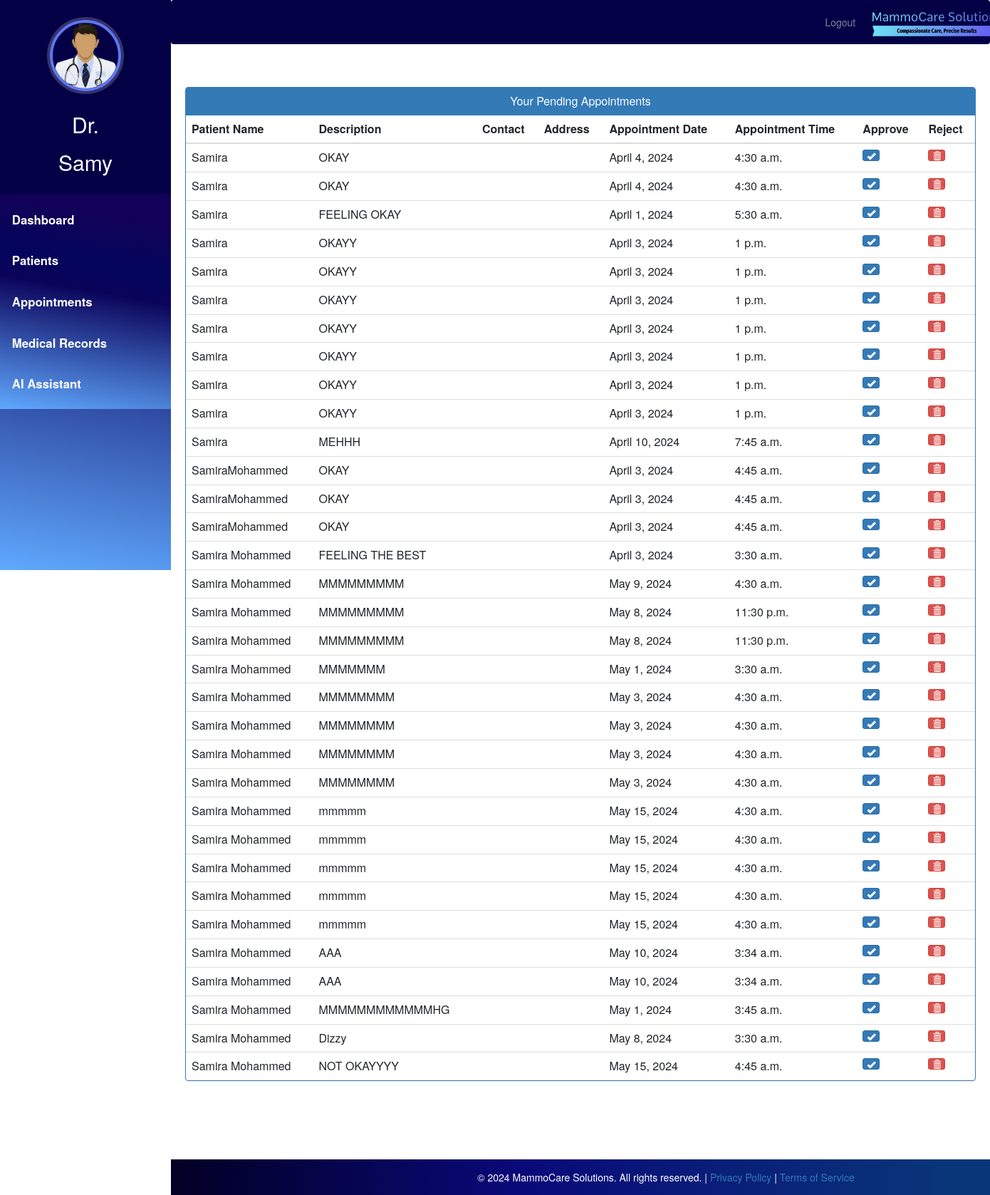
The app's page /doctor-view-appointment (signed in) with its own data.
### hospital/models.py (models this page shows, shortened)
class Doctor(models.Model):
    user=models.OneToOneField(User,on_delete=models.CASCADE)
    profile_pic= models.ImageField(upload_to='profile_pic/DoctorProfilePic/', null=True,blank=True)
    address = models.CharField(max_length=40)
    mobile = models.CharField(max_length=20,null=True)
    department= models.CharField(max_length=50, default='Oncologist')
    status=models.BooleanField(default=False)

class Appointment(models.Model):
    patientId=models.PositiveIntegerField(null=True)
    doctorId=models.PositiveIntegerField(null=True)
    patientName=models.CharField(max_length=40,null=True)
    doctorName=models.CharField(max_length=40,null=True)
    appointmentDate=models.DateField(null=False)
    appointmentTime=models.TimeField(null=False)
    description=models.TextField(max_length=500)
    status=models.BooleanField(default=False)

### hospital/views.py (the view)
# urls.py: path('doctor-view-appointment', views.doctor_view_appointment_view,name='doctor-view-appointment'),
@login_required(login_url='doctorlogin')
@user_passes_test(is_doctor)
def doctor_view_appointment_view(request):
    doctor=models.Doctor.objects.get(user_id=request.user.id) # for profile picture of doctor in sidebar
    appointments=models.Appointment.objects.all().filter(status=False, doctorId=request.user.id) #
    patientid=[]
    for a in appointments:
        patientid.append(a.patientId)
    patients=models.Patient.objects.all().filter(status=True, user_id__in=patientid) #
    print("Length of appointments:", len(appointments))
    print("Length of patients:", len(patients))
    appointments_with_patients = appointments
    return render(request,'hospital/doctor_view_appointment.html',{'appointments_with_patients':appointments_with_patients,'doctor':doctor})

### hospital/views.py (called while the page is built)
def is_doctor(user):
    return user.groups.filter(name='DOCTOR').exists()

### templates/hospital/doctor_view_appointment.html (shortened to what this page needs)
{% extends 'hospital/doctor_base.html' %}
{% block content %}
{%load static%}
<head>
  <link href="//netdna.bootstrapcdn.com/bootstrap/3.0.0/css/bootstrap.min.css" rel="stylesheet" id="bootstrap-css">
</head>
<div class="container">
  <div class="panel panel-primary">
    <div class="panel-heading">
      <h6 class="panel-title">Your Pending Appointments</h6>
    </div>
    <table class="table table-hover" id="dev-table">
      <thead>
        <tr>
          <th>Patient Name</th>
          <th>Description</th>
          <th>Contact</th>
          <th>Address</th>
          <th>Appointment Date</th>
          <th>Appointment Time</th>
          <th>Approve</th>
          <th>Reject</th>
        </tr>
      </thead>
      {% for appointment in appointments_with_patients %}
      <tr>
        <td>{{appointment.patientName}}</td>
        <td>{{ appointment.description}}</td>
        <td>{{patient.mobile}}</td>
        <td>{{patient.address}}</td>
        <td>{{appointment.appointmentDate}}</td>
        <td>{{appointment.appointmentTime}}</td>
        <td><a class="btn btn-primary btn-xs" href="{% url 'doctor_approve_appointment' appointment.id %}"><span class="glyphicon glyphicon-ok"></span></a></td>
        <td><a class="btn btn-danger btn-xs" href="{% url 'doctor_reject_appointment' appointment.id %}"><span class="glyphicon glyphicon-trash"></span></a></td>
      </tr>
      {% endfor %}
    </table>
  </div>
</div>
<div class="footer-container">
  <footer>
    <div class="footer-content">
      <p>
        &copy; 2024 MammoCare Solutions. All rights reserved. | <a href="/privacy_policy">Privacy Policy</a> | <a href="/terms">Terms of Service</a>
      </p>
    </div>
  </footer>
</div>
{% endblock content %}

### templates/hospital/doctor_base.html (shortened to what this page needs)
{% load static %}
<html lang="en">
<head>
  <link rel="stylesheet" href="https://stackpath.bootstrapcdn.com/bootstrap/4.3.1/css/bootstrap.min.css">
  <link rel="stylesheet" href="https://maxcdn.bootstrapcdn.com/font-awesome/4.7.0/css/font-awesome.min.css">
</head>
<body>
  <nav class="menu" tabindex="0">
    <header class="avatar">
      <div style="display: inline-block;">
        <img src="{% static doctor.profile_pic.url %}" alt="Profile Pic" />
        <br><br>
        <h6 style="color: white; font-size: 30px;">Dr.</h6>
      </div>
      <h2>{{ request.user.first_name }}</h2>
    </header>
    <ul>
      <li tabindex="0" class="icon-dashboard"><a href="/doctor-dashboard">Dashboard</a></li>
      <li tabindex="0" class="icon-users"><a href="/doctor-patient">Patients</a></li>
      <li tabindex="0" class="icon-calendar"><a href="/doctor-appointment">Appointments</a></li>
      <li tabindex="0" class="icon-records"><a href="/doctor-medical-records">Medical Records</a></li>
      <li tabindex="0" class="icon-calendar"><a href="/assistant">AI Assistant</a></li>
    </ul>
  </nav>
  <main>
    <div class="bs-example">
      <nav class="navbar navbar-expand-md navbar-dark fixed-top" style="background:#040046;">
        <div class="navbar-nav" style=" margin-left: 80%;">
          <a href="/index" class="nav-item nav-link">Logout</a>
        </div>
        <a href="/admin-dashboard" class="navbar-brand">
          <img src="{% static 'images/mammocare-logo.jpeg' %}" alt="Logo" height="40" style="margin-top: -7px;">
        </a>
      </nav>
    </div>
    <br><br>
    {% block content %}
    {% endblock content %}
    <br><br><br><br><br><br><br>
    <footer>
      <br>
      <div class="container">
      </div>
    </footer>
  </main>
</body>
</html>

### templates/hospital/doctor_base.html (style rules this page uses)
body { padding-left: 240px; margin-top: 50px; }
.menu { background: rgb(2,0,36); background: linear-gradient(10deg, rgba(2,0,36,1) 0%, rgba(95,169,255,1) 0%, rgba(11,3,90,1) 55%, rgba(4,5,92,1) 66%, rgba(18,1,88,0.9568160027682948) 87%); height: 100vh; width: 240px; position: fixed; top: 0px; left: 0; z-index: 5; outline: none; transition: left 0.3s; }
.menu .avatar { background: #040046; padding: 2em 0.5em; text-align: center; }
.menu .avatar img { width: 100px; height: 100px; border-radius: 50%; overflow: hidden; border: 4px solid #5f77f0; box-shadow: 0 0 0 4px rgba(255, 255, 255, 0.2); }
.menu .avatar h2 { font-weight: normal; margin-bottom: 0; color: #fff; margin-top: 10px; }
.menu ul { list-style: none; padding: 0.5em 0; margin: 0; background: rgb(2,0,36); background: linear-gradient(10deg, rgba(2,0,36,1) 0%, rgba(95,169,255,1) 0%, rgba(11,3,90,1) 55%, rgba(4,5,92,1) 66%, rgba(18,1,88,0.9568160027682948) 87%); }
.menu ul li { padding: 1em; font-size: 1.2em; font-weight: bold; transition: background-color 0.3s ease; }
.menu ul li a { color: #fff; text-decoration: none; }
footer { padding: 0px 0px 0px 0px; background: rgb(2, 0, 36); background: linear-gradient(90deg, rgba(2, 0, 36, 1) 0%, rgba(9, 9, 121, 1) 35%, rgba(9, 53, 121, 1) 78%); margin: 0px; position: absolute; bottom: 0; width: 100%; height: 50px; text-align: center; }

### templates/hospital/doctor_view_appointment.html (style rules this page uses)
a:link { text-decoration: none; }
h6 { text-align: center; }
footer { padding: 0px 0px; background: rgb(2, 0, 36); background: linear-gradient(90deg, rgba(2, 0, 36, 1) 0%, rgba(9, 9, 121, 1) 35%, rgba(9, 53, 121, 1) 78%); position: fixed; margin: 0px; width: 100%; height: 50px; color: white; z-index: 0; }
footer p { margin: 5px 0; font-size: 14px; }
.footer-container { position: fixed; width: 100%; z-index: 1001; }
.footer-content { padding: 10px 0; bottom: 0px; }

### records on screen
Doctor: profile_pic (picture)
Appointment: patientName "Samira", description "OKAY", appointmentDate "April 4, 2024", appointmentTime "4:30 a.m."
Appointment: patientName "Samira", description "OKAY", appointmentDate "April 4, 2024", appointmentTime "4:30 a.m."
Appointment: patientName "Samira", description "FEELING OKAY", appointmentDate "April 1, 2024", appointmentTime "5:30 a.m."
Appointment: patientName "Samira", description "OKAYY", appointmentDate "April 3, 2024", appointmentTime "1 p.m."
Appointment: patientName "Samira", description "OKAYY", appointmentDate "April 3, 2024", appointmentTime "1 p.m."
Appointment: patientName "Samira", description "OKAYY", appointmentDate "April 3, 2024", appointmentTime "1 p.m."
Appointment: patientName "Samira", description "OKAYY", appointmentDate "April 3, 2024", appointmentTime "1 p.m."
Appointment: patientName "Samira", description "OKAYY", appointmentDate "April 3, 2024", appointmentTime "1 p.m."
Appointment: patientName "Samira", description "OKAYY", appointmentDate "April 3, 2024", appointmentTime "1 p.m."
Appointment: patientName "Samira", description "OKAYY", appointmentDate "April 3, 2024", appointmentTime "1 p.m."
Appointment: patientName "Samira", description "MEHHH", appointmentDate "April 10, 2024", appointmentTime "7:45 a.m."
Appointment: patientName "SamiraMohammed", description "OKAY", appointmentDate "April 3, 2024", appointmentTime "4:45 a.m."
Appointment: patientName "SamiraMohammed", description "OKAY", appointmentDate "April 3, 2024", appointmentTime "4:45 a.m."
Appointment: patientName "SamiraMohammed", description "OKAY", appointmentDate "April 3, 2024", appointmentTime "4:45 a.m."
Appointment: patientName "Samira Mohammed", description "FEELING THE BEST", appointmentDate "April 3, 2024", appointmentTime "3:30 a.m."
Appointment: patientName "Samira Mohammed", description "MMMMMMMMM", appointmentDate "May 9, 2024", appointmentTime "4:30 a.m."
Appointment: patientName "Samira Mohammed", description "MMMMMMMMM", appointmentDate "May 8, 2024", appointmentTime "11:30 p.m."
Appointment: patientName "Samira Mohammed", description "MMMMMMMMM", appointmentDate "May 8, 2024", appointmentTime "11:30 p.m."
Appointment: patientName "Samira Mohammed", description "MMMMMMM", appointmentDate "May 1, 2024", appointmentTime "3:30 a.m."
Appointment: patientName "Samira Mohammed", description "MMMMMMMM", appointmentDate "May 3, 2024", appointmentTime "4:30 a.m."
Appointment: patientName "Samira Mohammed", description "MMMMMMMM", appointmentDate "May 3, 2024", appointmentTime "4:30 a.m."
Appointment: patientName "Samira Mohammed", description "MMMMMMMM", appointmentDate "May 3, 2024", appointmentTime "4:30 a.m."
Appointment: patientName "Samira Mohammed", description "MMMMMMMM", appointmentDate "May 3, 2024", appointmentTime "4:30 a.m."
Appointment: patientName "Samira Mohammed", description "mmmmm", appointmentDate "May 15, 2024", appointmentTime "4:30 a.m."
Appointment: patientName "Samira Mohammed", description "mmmmm", appointmentDate "May 15, 2024", appointmentTime "4:30 a.m."
Appointment: patientName "Samira Mohammed", description "mmmmm", appointmentDate "May 15, 2024", appointmentTime "4:30 a.m."
Appointment: patientName "Samira Mohammed", description "mmmmm", appointmentDate "May 15, 2024", appointmentTime "4:30 a.m."
Appointment: patientName "Samira Mohammed", description "mmmmm", appointmentDate "May 15, 2024", appointmentTime "4:30 a.m."
Appointment: patientName "Samira Mohammed", description "AAA", appointmentDate "May 10, 2024", appointmentTime "3:34 a.m."
Appointment: patientName "Samira Mohammed", description "AAA", appointmentDate "May 10, 2024", appointmentTime "3:34 a.m."
Appointment: patientName "Samira Mohammed", description "MMMMMMMMMMMMHG", appointmentDate "May 1, 2024", appointmentTime "3:45 a.m."
Appointment: patientName "Samira Mohammed", description "Dizzy", appointmentDate "May 8, 2024", appointmentTime "3:30 a.m."
Appointment: patientName "Samira Mohammed", description "NOT OKAYYYY", appointmentDate "May 15, 2024", appointmentTime "4:45 a.m."

### other values on screen
{{ request.user.first_name }} "Samy"
